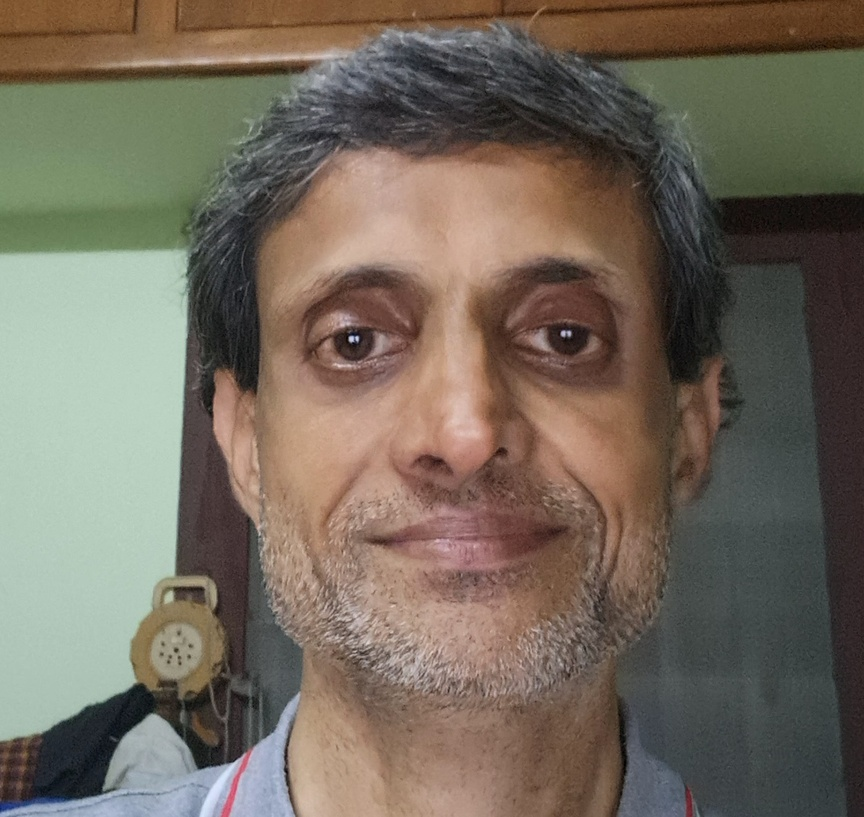
#> input picture Driver-Drowsiness-Detector-master/images/laks.jpg, 864 x 817 px, shrunk from 1396 x 1319 before the run
$ python face_and_eye_detector_single_image.py
#> lines starting #> are read from the running program, lines starting #| are printed output that depends on the picture; after the words box and inside, x2 and y2 are one past the last pixel; in counts of white or black regions, pixels touching at a corner belong together
'''This script uses OpenCV's haarcascade (face and eye cascade) to detect face
and eyes in a given input image.'''

#Import necessary libraries
import cv2 as cv
import numpy as np

#Load face cascade and hair cascade from haarcascades folder
face_cascade = cv.CascadeClassifier("haarcascades/haarcascade_frontalface_default.xml")
eye_cascade = cv.CascadeClassifier("haarcascades/haarcascade_eye.xml")

#Read image in img and convert it to grayscale and store in gray.
#Image is converted to grayscale, as face cascade doesn't require to operate on coloured images.
#img = cv.imread('images/test.jpeg')
img = cv.imread('images/laks.jpg')
#> img is the input picture: shape (817, 864, 3); mean B, G, R 93.5, 106.4, 116.1
gray = cv.cvtColor(img, cv.COLOR_BGR2GRAY)
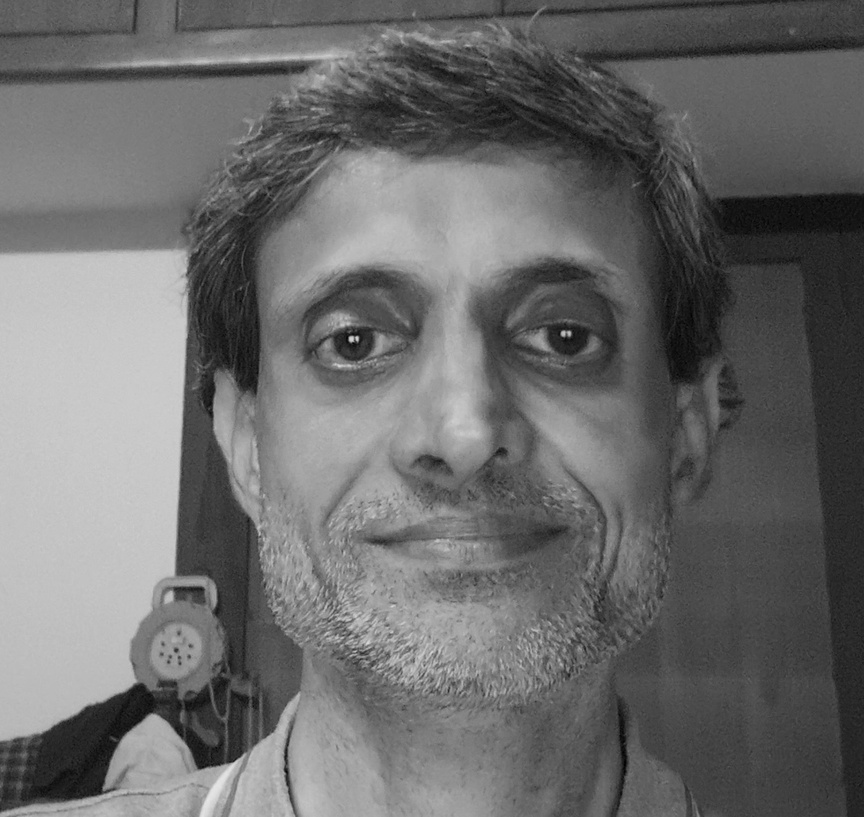
#> gray: shape (817, 864); min 1, max 232, mean 107.8

#Detect all faces in image.
faces = face_cascade.detectMultiScale(gray, 1.3, 5)
#> faces = [[199, 132, 532, 532]]

#Draw a rectangle over the face, and detect eyes in faces
for (x,y,w,h) in faces:
    cv.rectangle(img,(x,y),(x+w,y+h),(255,0,0),2)

    #ROI is region of interest with area having face inside it.
    roi_gray = gray[y:y+h, x:x+w]
    roi_color = img[y:y+h, x:x+w]

    #Detect eyes in face
    eyes = eye_cascade.detectMultiScale(roi_gray)

    for (ex,ey,ew,eh) in eyes:
        cv.rectangle(roi_color,(ex,ey),(ex+ew,ey+eh),(0,255,0),2)
#> this loop made 1 pass
#> pass 1, `roi_gray = gray[y:y+h, x:x+w]`:
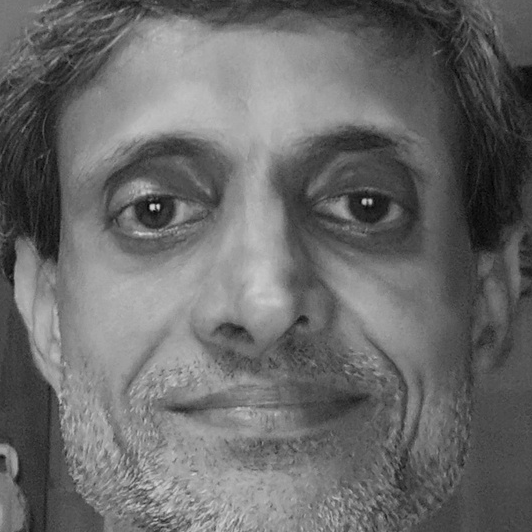
#> roi_gray: shape (532, 532); min 1, max 215, mean 105.7
#> pass 1, `roi_color = img[y:y+h, x:x+w]`:
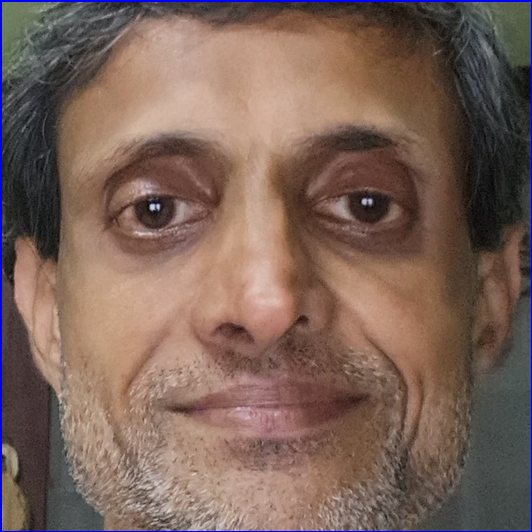
#> roi_color: shape (532, 532, 3); mean B, G, R 88.8, 99.1, 123.3
#> after the loop:
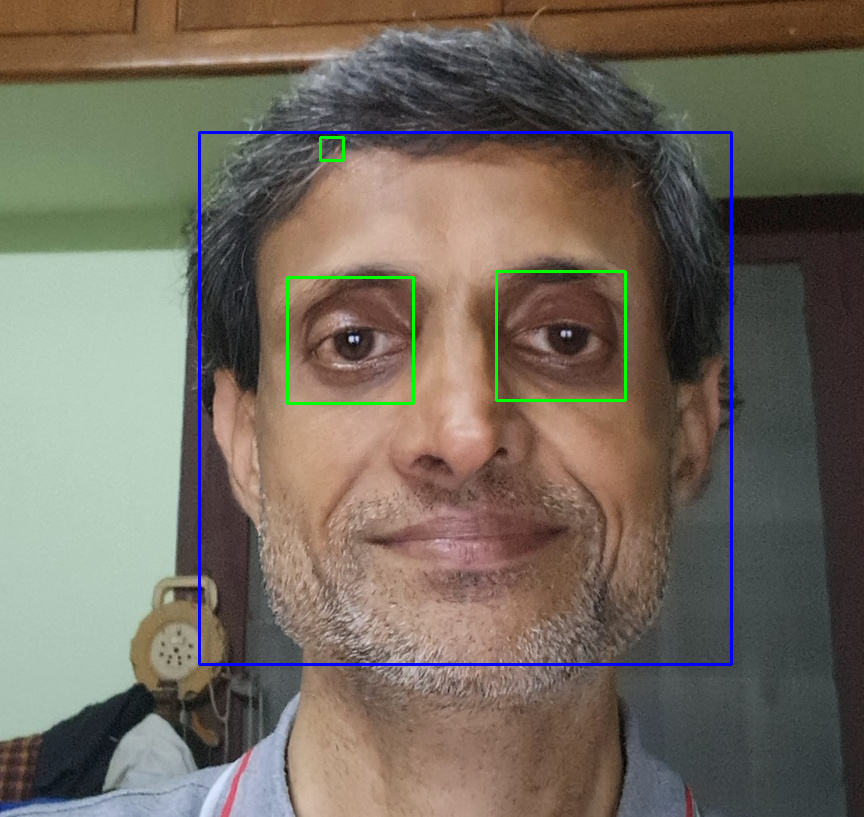
#> img: shape (817, 864, 3); 1.37% of pixels changed, all inside (x1, y1, x2, y2) = (198, 131, 733, 666)
#> after the loop:
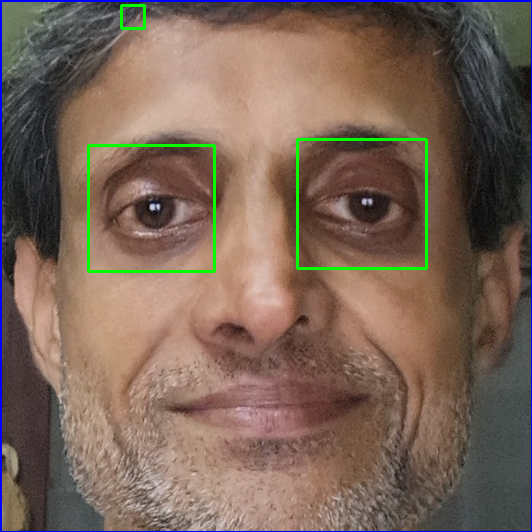
#> roi_color: shape (532, 532, 3); 1.17% of pixels changed, all inside (x1, y1, x2, y2) = (87, 4, 428, 273)

cv.imshow('Image', img)
cv.waitKey(0)
cv.destroyAllWindows()

$ run again, with Driver-Drowsiness-Detector-master/images/test.jpeg copied over Driver-Drowsiness-Detector-master/images/laks.jpg
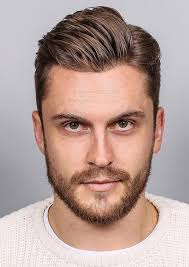
#> input picture Driver-Drowsiness-Detector-master/images/test.jpeg, 189 x 267 px
#> img is the input picture: shape (267, 189, 3); mean B, G, R 150.8, 157.5, 181.2
#> `gray = cv.cvtColor(img, cv.COLOR_BGR2GRAY)`:
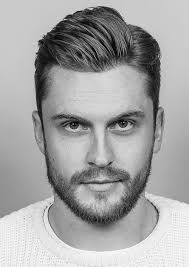
#> gray: shape (267, 189); min 2, max 253, mean 163.9
#> faces = [[30, 77, 137, 137]]
#> the loop `for (x,y,w,h) in faces:` made 1 pass
#> (x, y, w, h, eyes) on pass 1: (30, 77, 137, 137, [[25, 30, 36, 36], [74, 29, 36, 36]])
#> after the loop `for (x,y,w,h) in faces:`:
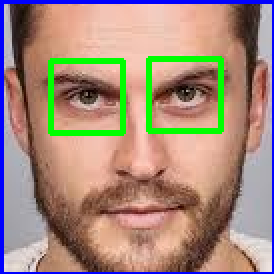
#> roi_color: shape (137, 137, 3) (shown 2 times larger); mean B, G, R 124.5, 138.9, 165.1

$ run again, with Driver-Drowsiness-Detector-master/images/webcam_face_eye_detect.jpeg copied over Driver-Drowsiness-Detector-master/images/laks.jpg
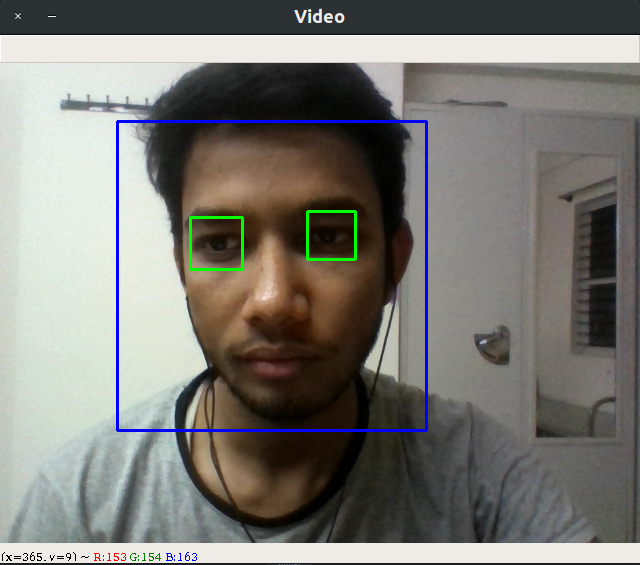
#> input picture Driver-Drowsiness-Detector-master/images/webcam_face_eye_detect.jpeg, 640 x 565 px
#> img is the input picture: shape (565, 640, 3); mean B, G, R 117.5, 122.5, 123.9
#> faces = [[124, 127, 296, 296]]
#> the loop `for (x,y,w,h) in faces:` made 1 pass
#> (x, y, w, h, eyes) on pass 1: (124, 127, 296, 296, [[61, 79, 68, 68], [143, 49, 104, 104]])
#> after the loop `for (x,y,w,h) in faces:`:
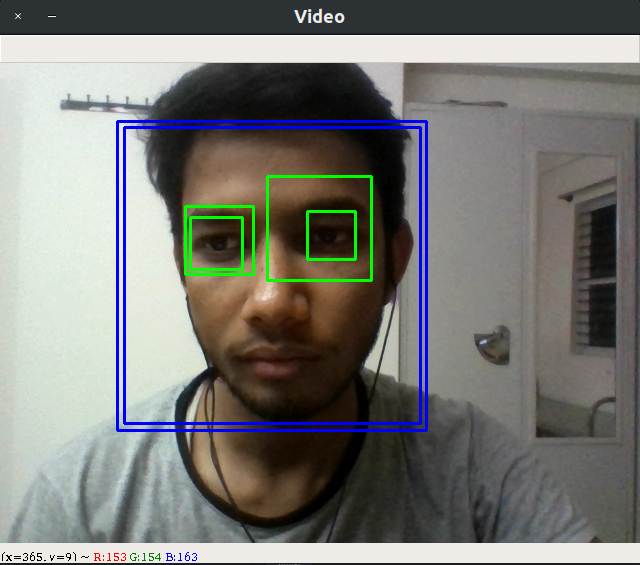
#> img: shape (565, 640, 3); 1.55% of pixels changed, all inside (x1, y1, x2, y2) = (123, 126, 422, 425)
#> after the loop `for (x,y,w,h) in faces:`:
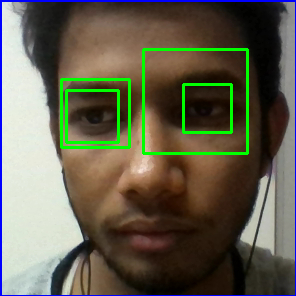
#> roi_color: shape (296, 296, 3); mean B, G, R 79.1, 96.7, 99.2
